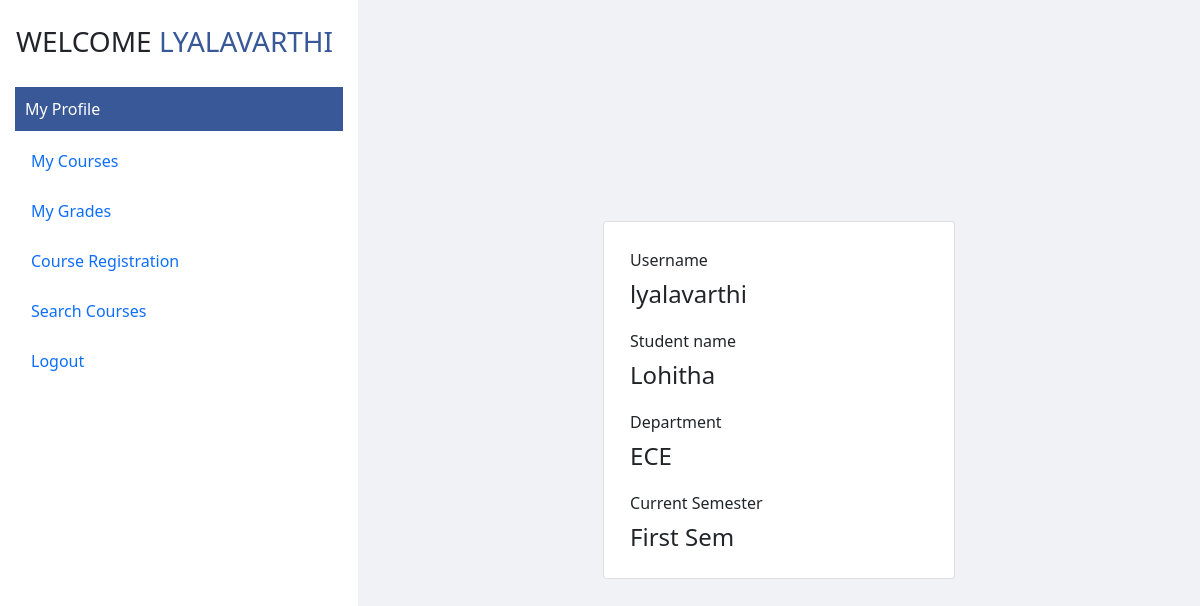
Page /registration-system/students/student-profile.php (signed in) on the committed database.
### tables this page shows
CREATE TABLE `studentdetails` (
  `username` varchar(255) NOT NULL,
  `studentname` varchar(255) NOT NULL,
  `password` varchar(255) NOT NULL,
  `department` varchar(255) NOT NULL,
  `currentsemester` varchar(255) NOT NULL,
  `createddate` timestamp NULL DEFAULT current_timestamp(),
  `updateddate` timestamp NULL DEFAULT NULL
);

CREATE TABLE `department` (
  `dcode` int(11) NOT NULL,
  `dname` varchar(255) NOT NULL,
  `dcreationDate` timestamp NULL DEFAULT current_timestamp()
);

CREATE TABLE `semester` (
  `semcode` int(11) NOT NULL,
  `sname` varchar(255) NOT NULL,
  `screatedDate` timestamp NULL DEFAULT current_timestamp(),
  `supdatedDate` timestamp NULL DEFAULT current_timestamp()
);

### registration-system/students/student-profile.php (the view, shortened to what this page needs)
<?php
include "../shared/database.php";
?>
<?php include "../shared/header.php" ?>
<body>
  <div style="display:flex;">
    <?php if ($_SESSION['username'] != "") {
      include '../shared/menubar.php';
    }
    ?>
    <?php
    $query = mysqli_query($con, "SELECT * FROM studentdetails JOIN department on
    studentdetails.department=department.dcode JOIN semester on semester.semcode=studentdetails.currentsemester where studentdetails.username = '" . $_SESSION['username'] . "'");
    while ($row = mysqli_fetch_assoc($query)) { ?>
      <div class="card" style="width: 22rem;margin:auto">
        <div class="card-body">
          <div style="padding:10px">
            <p class="card-title">Username</p>
              <h4 class="card-text"><?php echo $row['username'] ?></h4>
          </div>
          <div style="padding:10px">
            <p class="card-title">Student name</p>
              <h4 class="card-text"><?php echo $row['studentname'] ?></h4>
          </div>
          <div style="padding:10px">
            <p class="card-title">Department</p>
              <h4 class="card-text"><?php echo $row['dname'] ?></h4>
          </div>
          <div style="padding:10px">
            <p class="card-title">Current Semester</p>
              <h4 class="card-text"><?php echo $row['sname'] ?></h4>
          </div>
        </div>
      </div>
    <?php } ?>
  </div>
</body>

### registration-system/styles/style.css (style rules this page uses)
body { background-color: #f0f2f5; }

### rows in the picture
studentdetails: username "lyalavarthi", studentname "Lohitha", department.dname "ECE", semester.sname "First Sem"

### other values in the picture
$_SESSION['username'] "LYALAVARTHI"
